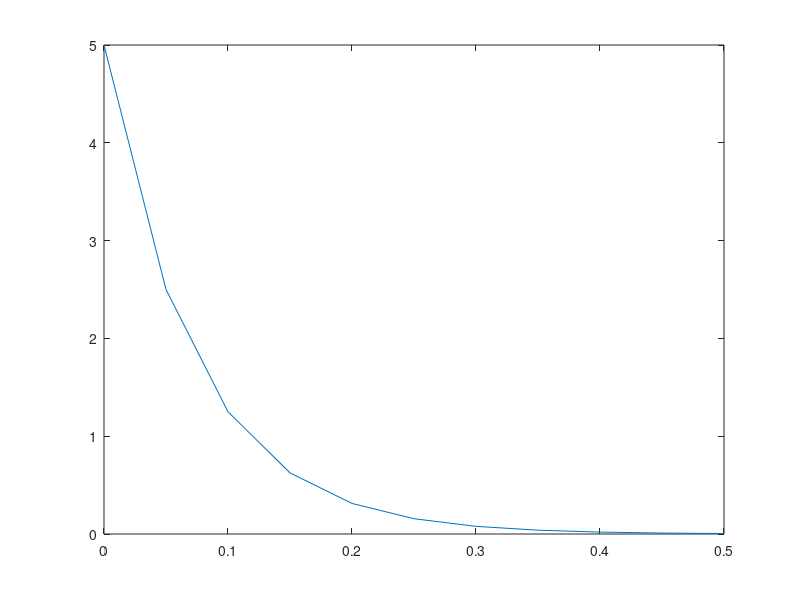

This figure's MATLAB source:
A=[1 0;1/4 1/2];
B = [0;1/4];
C = [1/4 1/2];
D = 1/4;
dt = 0.05;
ss_obj = ss(A,B,C,D,dt);
[y,t] = impulse(ss_obj);
%[y,t] = lsim(ss_obj,[1,0,0,0,0,0,0],[0,0.05,0.1,0.15,0.2,0.25,0.3]);
plot(t,y);
den=zeros(1,length(y'));
den(1) = 1;
tf_obj = tf(y',den,dt)
conv_obj = ss(tf_obj,'min')